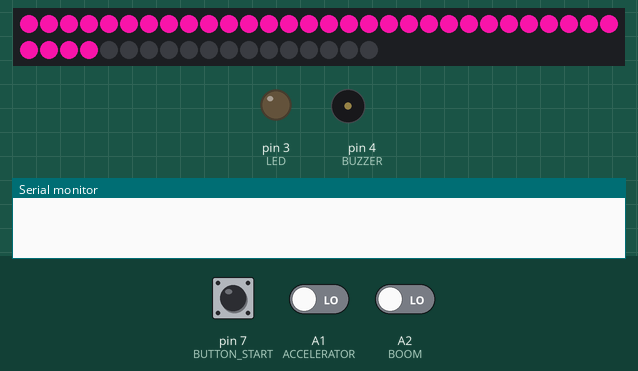
This sketch was run on a simulated Arduino Uno, built with avr-gcc and run on an emulated ATmega328P. Parts: 48 RGB LEDs in strip order, left to right, continuing on the next row, output pins drawn as LEDs (lit = HIGH), buzzer (waves = sounding), the last lines printed to the serial monitor. The inputs (shaded band) are chosen by the test bench; at power-on: pin 7 (BUTTON_START) LOW, A2 (BOOM) LOW, A1 (ACCELERATOR) LOW. Random numbers use the default seed unless the sketch sets one.

Above: at 1.2 s.
1.3 s: pin 7 (BUTTON_START) pulled HIGH for 1 s
At 1.36 s:
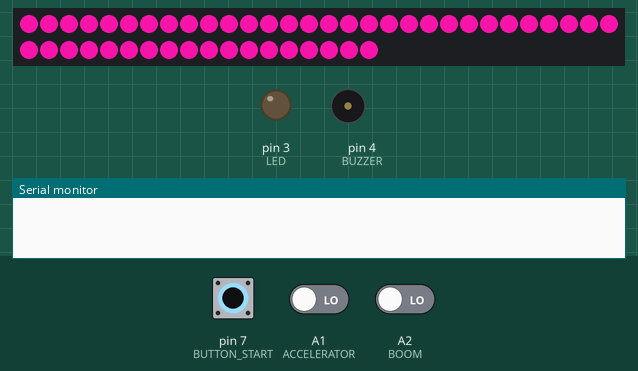
At 3.1 s:
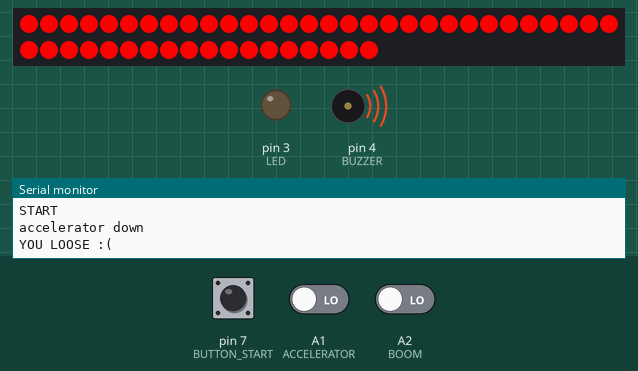
5.3 s: pin 7 (BUTTON_START) driven HIGH and A2 (BOOM) driven HIGH
8.3 s: A2 (BOOM) driven LOW
At 12.6 s:
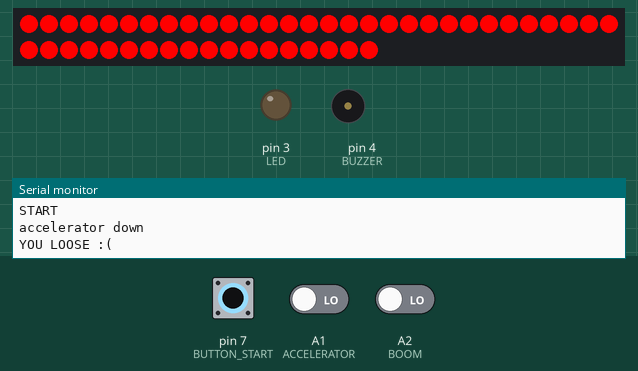
Timing chart, 0 to 42.7 s (numbered marks = the images above; inputs shaded):
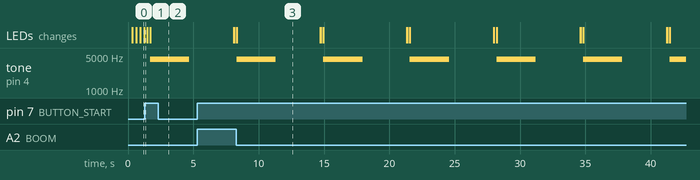

The sketch:

first_version.ino
```cpp
#include <Adafruit_NeoPixel.h>

#define ACCELERATOR  A1 // input pin Accelerator cable
#define DEFUSE       A0 // input pin Defuse cable
#define BOOM         A2 // input pin Explose cable
#define FAKE_LINK    A3
#define LED          3  // input pin Debug LED
#define RLED         2	// input pin Neopixel is attached to
#define NUMPIXELS    48 // number of neopixels in Ring
#define BUZZER       4  // input pin buzzer
#define BUTTON_START 7  // input pin Start push button

//TODO Define 7Seg analog pin in A4-A5

const long MAX_TIME= 10000; // Party max time

enum state_t {STANBY_STATE, RUNNING_STATE,ENDING_STATE};

Adafruit_NeoPixel pixels = Adafruit_NeoPixel(NUMPIXELS, RLED, NEO_GRB + NEO_KHZ800);

int ms_delay;
bool acceleratorCutted;
long maxTime;
long leftTime;
long loopTime;
long ledTime;
int ledStatus;
int buzzerTime;
int buzzerDelay;
int state = STANBY_STATE;
bool startPushed;

void setup()
{
  Serial.begin(9600);
  pixels.begin();
  pinMode(LED, OUTPUT);
  pinMode(BUZZER, OUTPUT);
  pinMode(ACCELERATOR, INPUT);
  pinMode(DEFUSE, INPUT);
  pinMode(BOOM, INPUT);
  pinMode(BUTTON_START, INPUT);

}

void initGame(){
  leftTime = MAX_TIME; // Party time
  ms_delay = 1000;     // Delay per round. Default 1sec
  acceleratorCutted = false;
  loopTime = 0;
  ledTime = 0;
  buzzerTime = 0 ;
  ledStatus = LOW;
  for(int i=0;i<NUMPIXELS;i++){
    pixels.setPixelColor(i, pixels.Color(0, 0, 0));
  }
  pixels.show();


}

void win(){
  state = ENDING_STATE;
  Serial.println("YOU WIN :)");

  // Blink green for 10 seconds
  for(int j=0; j < 10;j++){
    for(int i=0;i<NUMPIXELS;i++){
      pixels.setPixelColor(i, pixels.Color(0, 255,0)); // Moderately bright green color.
    }
    pixels.show();
    delay(500);
    for(int i=0;i<NUMPIXELS;i++){
      pixels.setPixelColor(i, pixels.Color(0, 0,0)); // Moderately bright green color.
    }
    pixels.show();
    delay(500);
  }
  delay(3000);
}

void loose(){
  state = ENDING_STATE;
  Serial.println("YOU LOOSE :(");
  for(int i=0;i<NUMPIXELS;i++){
    pixels.setPixelColor(i, pixels.Color(255, 0,0)); // Moderately bright green color.
  }
  pixels.show();
  tone(BUZZER, 4300, 3000);
  delay(6000);

  // TODO: smoke lv10
}

void accelerate(){
  Serial.println("accelerator down");
  // TODO: smoke lv 2
}

void running(){
  // Connectivity check
  if ((digitalRead(ACCELERATOR) == LOW) && not acceleratorCutted )  {
      ms_delay = ms_delay / 2;
      acceleratorCutted = true;
      accelerate();
  }
  if (digitalRead(BOOM) == LOW)  {
    loose();
    return;
  }
  if (digitalRead(DEFUSE) == LOW)  {
    win();
    return;
  }

  // APS per seconds
  int bps = 1/((leftTime * 1.0)/MAX_TIME);
  int blink_delay = ms_delay / bps;

  // Update LEDs every blink_delay/2 (blink)
  if (millis() - ledTime > blink_delay/2){
    if (ledStatus == LOW) {
      digitalWrite(LED, HIGH);
      for(int i=0;i<NUMPIXELS;i++){
        pixels.setPixelColor(i, pixels.Color(255, 0,0)); // Moderately bright green color.
      }
      pixels.show();
      ledStatus = HIGH;
    } else {
      digitalWrite(LED, LOW);
      for(int i=0;i<NUMPIXELS;i++){
        pixels.setPixelColor(i, pixels.Color(0, 0,0)); // Moderately bright green color.
      }
      pixels.show();
      ledStatus = LOW;
    }
    ledTime = millis();
  }


  // Buzzer
  if (millis() - buzzerTime > blink_delay){
    tone(BUZZER, 4300, 50);
    Serial.print("Beep");
    buzzerTime = millis();
  }


  // Update timer
  if (millis() - loopTime > ms_delay){
      leftTime = leftTime - 1000; // 1 sec btw ;)
      Serial.println("");
      Serial.println("---- ");
      Serial.println("SEGMENT: ");
      Serial.println(leftTime);
      Serial.print("BPS: "+ bps);
      Serial.println(bps);
      loopTime = millis();
  }

  // Game over...
  if ( leftTime <= 0 ){
    loose();
  }

}

// TODO: McGiver 8bit?
void standby() {

  //
  int r = random(0,255);
  int g = random(0,255);
  int b = random(0,255);
  for(int i=0;i<NUMPIXELS;i++){
    pixels.setPixelColor(i, pixels.Color(r, g, b));
    pixels.show();

    delay(1000/NUMPIXELS);

    startPushed = digitalRead(BUTTON_START);
    if (startPushed){
      Serial.println("START");
      state = RUNNING_STATE;
      initGame();
      break;
    }

  }

}

void ending(){
  Serial.println("END");
  state = STANBY_STATE;
}

void loop()
{
  delay(200); // simulator only...

  switch(state){
    case STANBY_STATE:
      standby();
      break;
    case RUNNING_STATE:
      running();
      break;
    case ENDING_STATE:
      ending();
      break;
  }
}
```

Measured:
- after the input at 1.3 s, tone on pin 4 (BUZZER): silent → 4300 Hz after 0.39 s, → silent 3.0 s later
- after the input at 8.3 s, tone on pin 4 (BUZZER): alternates 4300 Hz for 3.0 s and silent for 3.6 s, starting at once
